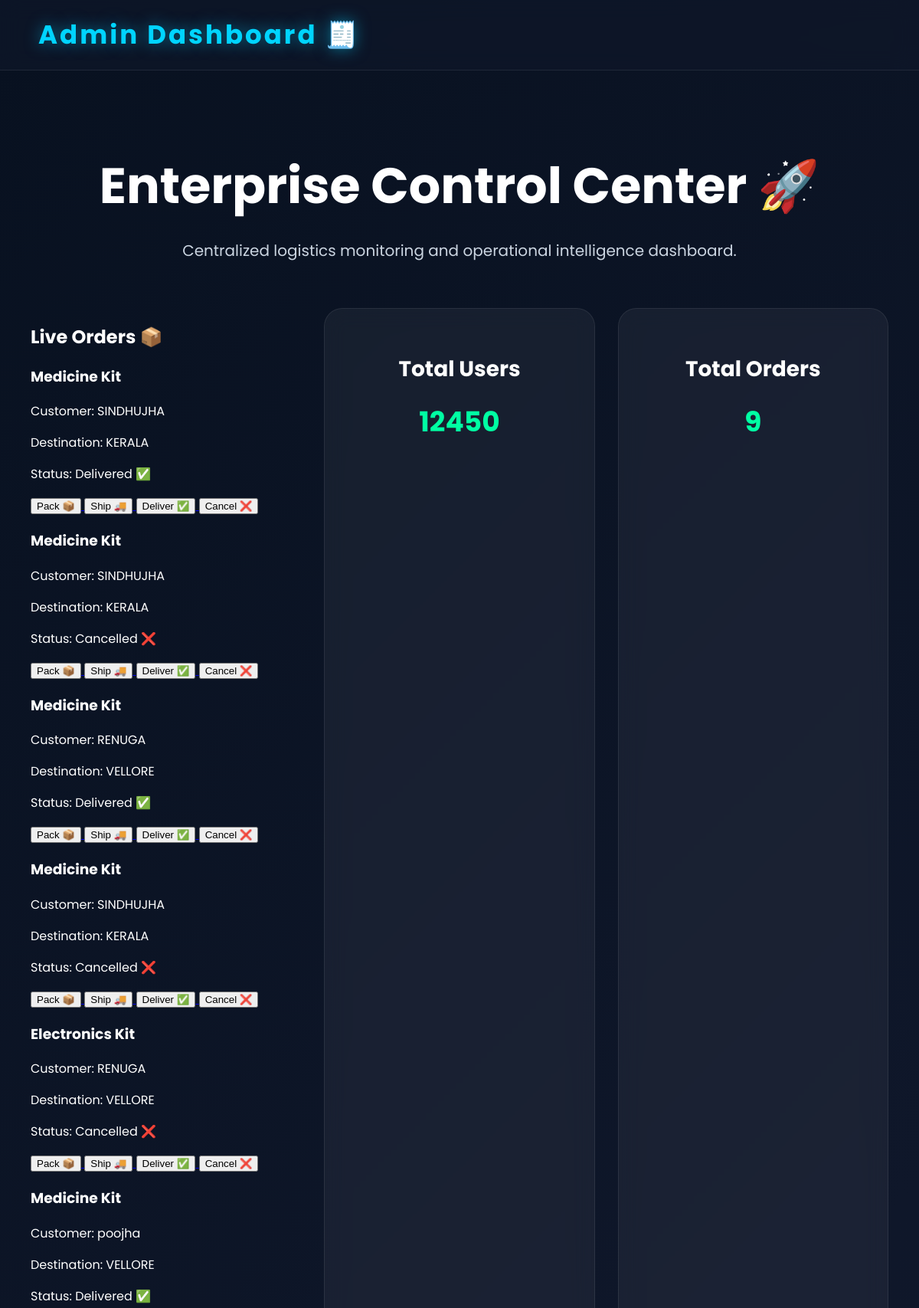
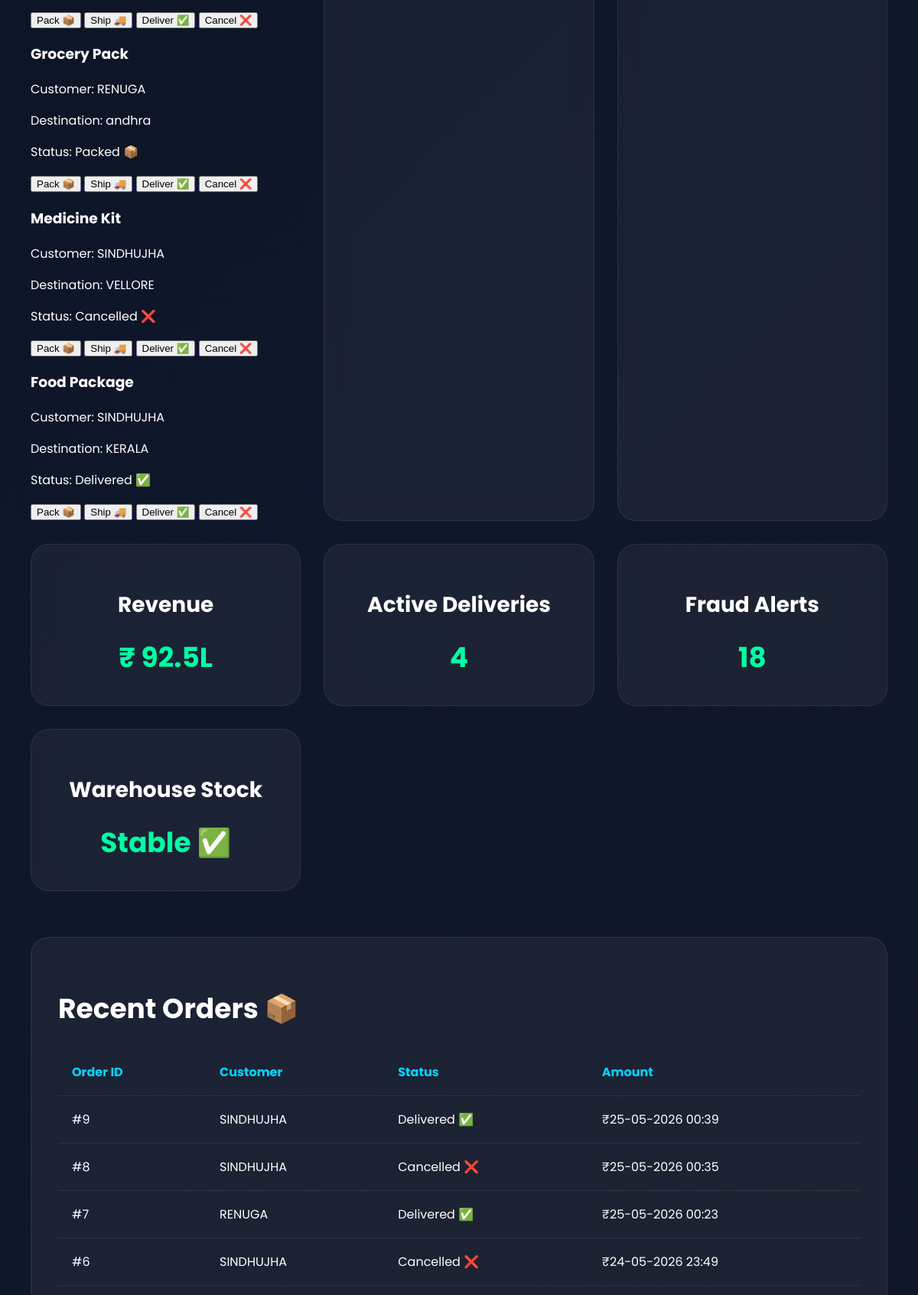
The page /admin (signed in, upper part) on the database its author committed (2 pictures, top to bottom).
### tables this page shows
CREATE TABLE orders (

            id INTEGER PRIMARY KEY AUTOINCREMENT,

            customer_name TEXT,

            product_name TEXT,

            destination TEXT,

            priority TEXT,

            delivery_speed TEXT,

            status TEXT,

            created_at TEXT

        );

### app.py (the view)
@app.route("/admin")
def admin():
    if "user" not in session:
        return redirect("/login")
    connection = sqlite3.connect("algo.db")
    cursor = connection.cursor()
    cursor.execute("""

        SELECT * FROM orders

        ORDER BY id DESC

    """)
    orders = cursor.fetchall()
    delivered_count = 0
    cancelled_count = 0
    for order in orders:
        if "Delivered" in order[6]:
            delivered_count += 1
        elif "Cancelled" in order[6]:
            cancelled_count += 1
    admin_data = {
        "users": 12450,
        "orders": len(orders),
        "revenue": "92.5L",
        "deliveries": delivered_count,
        "fraud": 18,
        "stock": "Stable ✅"
    }
    connection.close()
    return render_template(
        "admin.html",
        data=admin_data,
        orders=orders,
        delivered_count=delivered_count,
        cancelled_count=cancelled_count
    )

### templates/admin.html (shortened to what this page needs)
<!DOCTYPE html>
<html>
<head>
    <link
    rel="stylesheet"
    href="{{ url_for('static', filename='css/style.css') }}"
    >
</head>
<body>
    <div class="navbar">
        <div class="logo">
            Admin Dashboard 🧾
        </div>
    </div>
    <section class="admin-page">
        <div class="admin-container">
            <div class="admin-header">
                <h1>
                    Enterprise Control Center 🚀
                </h1>
                <p>
                    Centralized logistics monitoring
                    and operational intelligence dashboard.
                </p>
            </div>
            <div class="admin-grid">
            <div class="admin-orders">
    <h2>
        Live Orders 📦
    </h2>
    {% for order in orders %}
    <div class="admin-order-card">
        <h3>
            {{ order[2] }}
        </h3>
        <p>
            Customer:
            {{ order[1] }}
        </p>
        <p>
            Destination:
            {{ order[3] }}
        </p>
        <p>
            Status:
            {{ order[6] }}
        </p>
        <div class="admin-actions">
    <a href="/update-status/{{ order[0] }}/Packed 📦">
        <button>
            Pack 📦
        </button>
    </a>
    <a href="/update-status/{{ order[0] }}/Shipped 🚚">
        <button>
            Ship 🚚
        </button>
    </a>
    <a href="/update-status/{{ order[0] }}/Delivered ✅">
        <button>
            Deliver ✅
        </button>
    </a>
    <a href="/cancel-order/{{ order[0] }}">
        <button>
            Cancel ❌
        </button>
    </a>
</div>
    </div>
    {% endfor %}
</div>
                <div class="admin-card">
                    <h2>
                        Total Users
                    </h2>
                    <span>
                        {{ data.users }}
                    </span>
                </div>
                <div class="admin-card">
                    <h2>
                        Total Orders
                    </h2>
                    <span>
                        {{ data.orders }}
                    </span>
                </div>
                <div class="admin-card">
                    <h2>
                        Revenue
                    </h2>
                    <span>
                        ₹ {{ data.revenue }}
                    </span>
                </div>
                <div class="admin-card">
                    <h2>
                        Active Deliveries
                    </h2>
                    <span>
                        {{ data.deliveries }}
                    </span>
                </div>
                <div class="admin-card">
                    <h2>
                        Fraud Alerts
                    </h2>
                    <span>
                        {{ data.fraud }}
                    </span>
                </div>
                <div class="admin-card">
                    <h2>
                        Warehouse Stock
                    </h2>
                    <span>
                        {{ data.stock }}
                    </span>
                </div>
            </div>
<div class="admin-table">
    <h2>
        Recent Orders 📦
    </h2>
    <table>
        <tr>
            <th>Order ID</th>
            <th>Customer</th>
            <th>Status</th>
            <th>Amount</th>
        </tr>
        {% for order in orders %}
        <tr>
            <td>
                #{{ order[0] }}
            </td>
            <td>
                {{ order[1] }}
            </td>
            <td>
                {{ order[6] }}
            </td>
            <td>
                ₹{{ order[7] }}
            </td>
        </tr>
        {% endfor %}
    </table>
</div>
        </div>
    </section>
</body>
</html>

### static/css/style.css (style rules this page uses)
body { margin: 0; padding: 0; font-family: 'Poppins', sans-serif; background: linear-gradient( 135deg, #081120, #0f172a, #111827 ); overflow-x: hidden; }
.navbar { width: 100%; position: fixed; top: 0; left: 0; z-index: 1000; display: flex; justify-content: space-between; align-items: center; padding: 20px 50px; box-sizing: border-box; background: rgba(15, 23, 42, 0.7); backdrop-filter: blur(14px); border-bottom: 1px solid rgba(255,255,255,0.08); overflow-x: auto; flex-wrap: nowrap; }
.logo { color: #00d4ff; font-size: 34px; font-weight: 700; letter-spacing: 3px; text-shadow: 0 0 20px rgba(0,212,255,0.5); }
.admin-page { min-height: 100vh; padding: 140px 40px; color: white; }
.admin-container { max-width: 1400px; margin: auto; }
.admin-header { text-align: center; margin-bottom: 60px; }
.admin-header h1 { font-size: 65px; margin-bottom: 15px; }
.admin-header p { color: #cbd5e1; font-size: 20px; }
.admin-grid { display: grid; grid-template-columns: repeat(auto-fit, minmax(260px, 1fr)); gap: 30px; margin-bottom: 60px; }
.admin-card { background: rgba(255,255,255,0.05); border: 1px solid rgba(255,255,255,0.08); border-radius: 24px; padding: 35px; text-align: center; backdrop-filter: blur(14px); transition: 0.3s; }
.admin-card h2 { margin-bottom: 20px; font-size: 28px; }
.admin-card span { font-size: 36px; font-weight: 700; color: #00ffa3; }
.admin-table { background: rgba(255,255,255,0.05); border: 1px solid rgba(255,255,255,0.08); border-radius: 24px; padding: 35px; overflow-x: auto; }
.admin-table h2 { margin-bottom: 25px; font-size: 36px; }
.admin-table table { width: 100%; border-collapse: collapse; }
.admin-table th, .admin-table td { padding: 18px; text-align: left; border-bottom: 1px solid rgba(255,255,255,0.08); }
.admin-table th { color: #00d4ff; }

### rows shown on the page
orders: product_name "Medicine Kit", customer_name "SINDHUJHA", destination "KERALA", status "Delivered ✅", id "9", created_at "25-05-2026 00:39"
orders: product_name "Medicine Kit", customer_name "SINDHUJHA", destination "KERALA", status "Cancelled ❌", id "8", created_at "25-05-2026 00:35"
orders: product_name "Medicine Kit", customer_name "RENUGA", destination "VELLORE", status "Delivered ✅", id "7", created_at "25-05-2026 00:23"
orders: product_name "Medicine Kit", customer_name "SINDHUJHA", destination "KERALA", status "Cancelled ❌", id "6", created_at "24-05-2026 23:49"
orders: product_name "Electronics Kit", customer_name "RENUGA", destination "VELLORE", status "Cancelled ❌"
orders: product_name "Medicine Kit", customer_name "poojha", destination "VELLORE", status "Delivered ✅"
orders: product_name "Grocery Pack", customer_name "RENUGA", destination "andhra", status "Packed 📦"
orders: product_name "Medicine Kit", customer_name "SINDHUJHA", destination "VELLORE", status "Cancelled ❌"
orders: product_name "Food Package", customer_name "SINDHUJHA", destination "KERALA", status "Delivered ✅"

### other values the page prints
{{ data.users }} "12450"
{{ data.orders }} "9"
{{ data.revenue }} "92.5L"
{{ data.deliveries }} "4"
{{ data.fraud }} "18"
{{ data.stock }} "Stable ✅"
